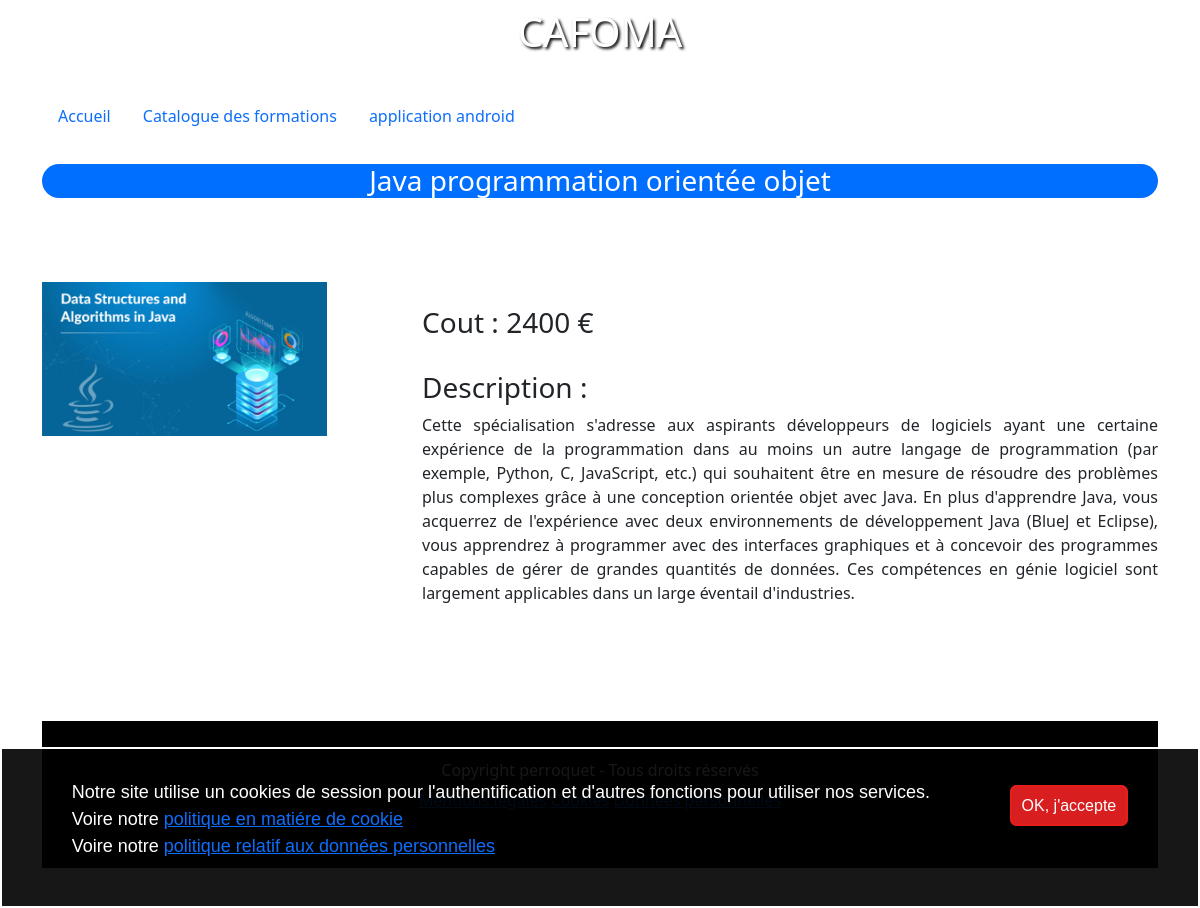
The app's page /index.php?action=afficher-formation&id=2 with its own data.
### tables this page shows
CREATE TABLE `formations` (
  `id` int(11) NOT NULL AUTO_INCREMENT,
  `nom` varchar(255) DEFAULT NULL,
  `description` longtext DEFAULT NULL,
  `cout` double DEFAULT NULL,
  `image` varchar(255) NOT NULL,
  `createur` varchar(255) NOT NULL,
  PRIMARY KEY (`id`),
  KEY `formations_login_FK` (`createur`),
  CONSTRAINT `formations_login_FK` FOREIGN KEY (`createur`) REFERENCES `utilisateur` (`login`)
);

### controleur/FormationControleur.class.php (called while the page is built, shortened)
<?php
require_once "model/FormationDao.class.php";
require_once "model/RessourceDao.class.php";
class FormationsController{
    private $formationDao;
    public function __construct(){
        $this->formationDao = FormationDao::getInstance();
    }
    function afficherFormation($id){
        $formation=$this->formationDao->findOneFormationById($id);
        require "vue/afficherformation.view.php";
    }
}
?>

### model/FormationDao.class.php (called while the page is built, shortened)
<?php
require_once "Connexion.class.php";
require_once "Formation.class.php";
require_once "RessourceDao.class.php";
class FormationDao extends Connexion {
    private static $_instance = null;
    public static function getInstance() {
        if(is_null(self::$_instance)) {
            self::$_instance = new FormationDao();
        }
        return self::$_instance;
    }
    function findOneFormationById($id){
        $stmt = $this->getBdd()->prepare("SELECT * FROM formations WHERE id=:id");
        $stmt->bindValue(":id",$id,PDO::PARAM_STR);
        $cpt = $stmt->execute();
        $formation = $stmt->fetch(PDO::FETCH_ASSOC);
        $l=new Formation($formation['id'], $formation['nom'], $formation['description'], $formation['cout'], $formation['image'],$formation['createur']);
        $ressourceDao = RessourceDao::getInstance();
        $r=$ressourceDao->findAllRessourceById($l->getId());
        $l->setListeRessource($r);
        return $l;
    }
}
?>

### model/Connexion.class.php (called while the page is built, shortened)
<?php
abstract class Connexion {
    private static $pdo;
    private static $servername = 'localhost';
    private static $username = 'u166297419_userformation';
    private static $password = 'iNO9par?]G9';
    private static $dbname = 'u166297419_formation';
    private static function setBdd(){
        self::$pdo = new PDO("mysql:host=".self::$servername.";dbname=".self::$dbname.";charset=utf8",self::$username,self::$password);
        self::$pdo->setAttribute(PDO::ATTR_ERRMODE,PDO::ERRMODE_WARNING);
    }
    protected function getBdd(){
        return self::$pdo;
    }
}
?>

### model/RessourceDao.class.php (called while the page is built, shortened)
<?php
require_once "Connexion.class.php";
require_once "Formation.class.php";
class RessourceDao extends Connexion {
    private static $_instance = null;
    public static function getInstance() {
        if(is_null(self::$_instance)) {
            self::$_instance = new RessourceDao();
        }
        return self::$_instance;
    }
    function findAllRessourceById($id){
        $stmt = $this->getBdd()->prepare("SELECT * FROM formationmodules WHERE idformation=:id");
        $stmt->bindValue(":id",$id,PDO::PARAM_STR);
        $cpt = $stmt->execute();
        $moduleListBd = $stmt->fetchAll(PDO::FETCH_ASSOC);
        if(isset($moduleListBd)){
            return isset($ressources) ? $ressources : array(1 => new Ressource (1,$id,"Aucune ressource pour le moment",""));
        }
    }
}
?>

### model/Formation.class.php (called while the page is built, shortened)
<?php
class Formation implements JsonSerializable {
    private $id;
    private $nom;
    private $cout;
    private $image;
    private $description;
    function __construct($id, $nom, $description, $cout, $image,$createur) {
        $this->id = $id;
        $this->nom = $nom;
        $this->description = $description;
        $this->cout = $cout;
        $this->image = $image;
    }
    public function getId(){return $this->id;}
    public function getNom(){return $this->nom;}
    public function getImage(){return $this->image;}
    public function getDescription(){return $this->description;}
    public function getCout(){return $this->cout;}
}
?>

### outil/Securite.class.php (called while the page is built, shortened)
<?php
class Securite {
    public static function isConnected(){
        return (isset($_SESSION['role']) && !empty($_SESSION['role']));
    }
}

### vue/afficherFormation.view.php (the view, shortened to what this page needs)
<br>
<div class="row">
    <div class="col-4">
        <img  style="width:80%; height:auto" src="../public/images/<?= $formation->getImage(); ?>">
    </div>
    <div class="col-8">
        <br>
        <h3>Cout : <?= $formation->getCout(); ?> €</h3>
        <br>
        <h3>Description :</h3>
        <p><?= $formation->getDescription(); ?></p>
    </div>
</div>
<?php
$content = ob_get_clean();
$titre = $formation->getNom();
require "template.view.php";
?>

### vue/template.view.php (shortened to what this page needs)
<?php
    require_once "outil/Securite.class.php";
?>
<!DOCTYPE html>
<html lang="en">
<head>
    <link href="https://cdn.jsdelivr.net/npm/bootstrap@5.1.3/dist/css/bootstrap.min.css" rel="stylesheet">
    <link rel="stylesheet" href="./css/style.css" type="text/css" media="screen" />
</head>
<body >
<div class="container">
    <h1 class="relief">CAFOMA</h1>
    <h1 class="relief"><h1>
</div>
    <div class="container">
        <div class="row">
            <div class="col-11">
                <ul class="nav">
                    <li class="nav-item">
                        <a class="nav-link active" href="index.php">Accueil</a>
                    </li>
                    <li class="nav-item">
                        <a class="nav-link" href="index.php?action=afficher-catalogue">Catalogue des formations</a> <?php ?>
                    </li>
                    <?php if(!Securite::isConnected()){?>
                    <li class="nav-item">
                        <a class="nav-link" href="index.php?action=android">application android</a>
                    </li>
                    <?php } ?>
                </ul>
            </div>
            <div class="col-1 text-right">
            </div>
       </div>
    </div>
    <div class="container">
        <h2><?php echo $titre ?></h2>
        <?php echo $content ?>
    </div>
    <div class="container">
        <footer>
            <h6>Copyright perroquet - Tous droits réservés</h6>
            <p class="text-center">
                <a href="index.php?action=mentions-legales">Mentions légales</a>
                <a href="index.php?action=cookies">Cookies</a>
                <a href="index.php?action=donnees-personnelles">Données personnelles</a>
            </p>
        </footer>
    </div>
    <?php if(!isset($_COOKIE['cookie-accept'])){ ?>
    <div class="banniere">
        <div class="text-banniere">
            <p>
                Notre site utilise un cookies de session pour l'authentification et d'autres fonctions pour utiliser nos services.<br>
                Voire notre <a href="index.php?action=cookies">politique en matiére de cookie</a><br>
                Voire notre <a href="index.php?action=donnees-personnelles">politique relatif aux données personnelles</a>
            </p>
        </div>
        <div class="button-banniere">
            <a href="?cookie-accept">OK, j'accepte</a>
        </div>
    </div>
    <?php } ?>
</body>
</html>

### css/style.css (style rules this page uses)
h1 { margin: auto; color : white; text-align: center; text-shadow: 2px 2px 3px black; padding: 8px; }
h2 { background-color: rgb(0, 110, 255); border-radius: 40px; text-align: center; color: white; font-size: 28px; margin-top: 28px; margin-bottom: 60px; }
p { text-align: justify; }
footer { background-color:black; color: white; margin-top: 100px; margin-bottom: 40px; padding: 40px; text-align: center; }
.banniere { border: solid 2px white; background: rgba(0,0,0,0.911); position: fixed; bottom: 0; left: 0; width: 100%; color: white; display: flex; justify-content: space-around; padding: 30px; font-family: "Signika Negative", sans-serif; }
.text-banniere p { font-size: large; }
.button-banniere { padding-top: 15px; }
.button-banniere a { border: solid 2px rgb(230,30,30); padding: 10px; background: rgb(216,30,30); border-radius: 7px; color: white; text-decoration: none; }

### records on screen
formations: nom "Java programmation orientée objet", image (picture), cout "2400", description "Cette spécialisation s'adresse aux aspirants développeurs de logiciels ayant une certaine expérience de la programmation dans au moins un autre langage de programmation (par exemple, Python, C, JavaScript, etc.) qui souhaitent être en mesure de résoudre des problèmes plus complexes grâce à une conception orientée objet avec Java. En plus d'apprendre Java, vous acquerrez de l'expérience avec deux environnements de développement Java (BlueJ et Eclipse), vous apprendrez à programmer avec des interfaces graphiques et à concevoir des programmes capables de gérer de grandes quantités de données. Ces compétences en génie logiciel sont largement applicables dans un large éventail d'industries."
